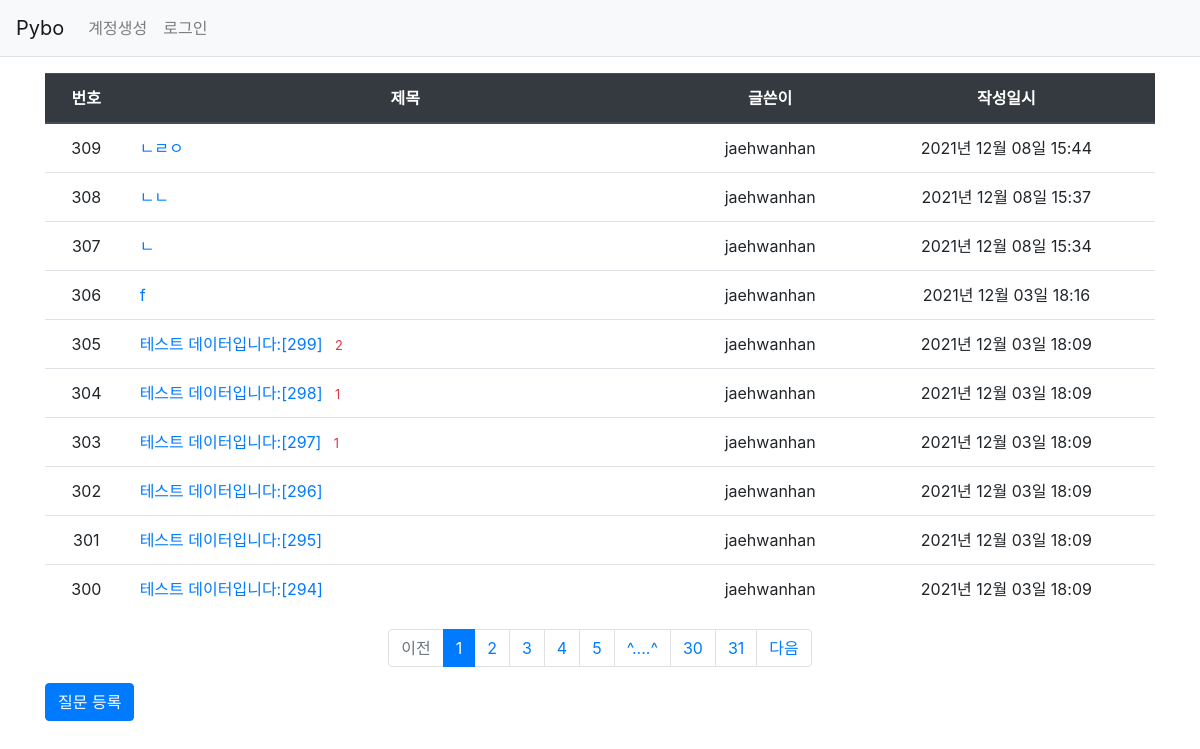
Page /question/list/ on the committed database.
### pybo/models.py (models this page shows)
class Question(db.Model):
    id = db.Column(db.Integer, primary_key=True)
    subject = db.Column(db.String(200), nullable=True)
    content = db.Column(db.Text(), nullable=True)
    create_date = db.Column(db.DateTime(), nullable=True)
    user_id = db.Column(db.Integer, db.ForeignKey('user.id', ondelete='CASCADE'), nullable=False,
                        server_default = '1')
    user = db.relationship('User', backref=db.backref('question_set'))

class User(db.Model):
    id = db.Column(db.Integer, primary_key=True)
    username = db.Column(db.String(150), unique=True, nullable=False)
    password = db.Column(db.String(200), nullable=False)
    email = db.Column(db.String(120), unique=True, nullable=False)

### pybo/views/question_views.py (the view)
@bp.route('/list/')
def _list():
    page = request.args.get('page', type=int, default=1)
    question_list = Question.query.order_by(Question.create_date.desc())
    question_list = question_list.paginate(page, per_page=10)
    return render_template('question/question_list.html', question_list=question_list)

### pybo/filter.py (called while the page is built)
def format_datetime(value, fmt='%Y년 %m월 %d일 %H:%M'):
    return value.strftime(fmt)

### pybo/views/auth_views.py (called while the page is built)
@bp.before_app_request
def load_logged_in_user():
    user_id = session.get('user_id')
    if user_id is None:
        g.user = None
    else:
        g.user = User.query.get(user_id)

### pybo/templates/question/question_list.html
{% extends 'base.html' %}
{% block content %}
<div class="container my-3">
    <table class="table">
        <thead>
        <tr class="text-center thead-dark">
            <th>번호</th>
            <th style="width:50%">제목</th>
            <th>글쓴이</th>
            <th>작성일시</th>
        </tr>
        </thead>
        <tbody>
        {% if question_list %}
        {% for question in question_list.items %}
        <tr class="text-center">
            <td>{{ question_list.total - ((question_list.page -1) * question_list.per_page) - loop.index +1 }}</td>
            <td class="text-left">
                <a href="{{ url_for('question.detail', question_id=question.id) }}">{{ question.subject }}</a>
                {% if question.answer_set | length > 0 %}
                <span class="text-danger small ml-2">{{ question.answer_set | length }}</span>
                {% endif %}
            </td>
            <td>{{ question.user.username }}</td>
            <td>{{ question.create_date | datetime }}</td>
        </tr>
        {% endfor %}
        {% else %}
        <tr>
            <td colspan="3">질문이 없습니다.</td>
        </tr>
        {% endif %}
        </tbody>
    </table>
    <ul class="pagination justify-content-center">
        {% if question_list.has_prev %}
        <li class="page-item">
            <a class="page-link" href="?page={{ question_list.prev_num }}">이전</a>
        </li>
        {% else %}
        <li class="page-item disabled">
            <a class="page-link" tabindex="-1" aria-disabled="true" href="#">이전</a>
        </li>
        {% endif %}
        {% for page_num in question_list.iter_pages() %}
            {% if page_num %}
                {% if page_num != question_list.page %}
                <li class="page-item">
                    <a class="page-link" href="?page={{ page_num }}">{{ page_num }}</a>
                </li>
                {% else %}
                <li class="page-item active" aria-current="page">
                    <a class="page-link" href="#">{{ page_num }}</a>
                </li>
                {% endif %}
            {% else %}
                <li class="disabled">
                    <a class="page-link" href="#">^....^</a>
                </li>
            {% endif %}
        {% endfor %}
        {% if question_list.has_next %}
        <li class="page-item">
            <a class="page-link" href="?page={{ question_list.next_num }}">다음</a>
        </li>
        {% else %}
        <li class="page-item disabled">
            <a class="page-link" tabindex="-1" aria-disabled="true" href="#"></a>
        </li>
        {% endif %}
    </ul>
    <a href="{{ url_for('question.create_a') }}" class="btn btn-primary">질문 등록</a>
</div>
{% endblock %}

### pybo/templates/base.html (shortened to what this page needs)
<!DOCTYPE html>
<html lang="en">
<head>
    <link rel="stylesheet" href="{{ url_for('static', filename='bootstrap.min.css') }}">
    <link rel="stylesheet" href="{{ url_for('static', filename='mystyle.css') }}">
</head>
<body>
{% include "navbar.html" %}
{% block content %}
{% endblock %}
</body>
</html>

### pybo/templates/navbar.html (shortened to what this page needs)
<nav class="navbar navbar-expand-lg navbar-light bg-light border-bottom">
    <a CLASS="navbar-brand" href="{{ url_for('main.index') }}">Pybo</a>
    <div class="collapse navbar-collapse flex-grow-0" id="navbarNav">
        {% if g.user %}
        <ul class="navbar-nav">
            <li class="nav-item">
                <a class="nav-link" href="{{ url_for('auth.logout') }}">{{ g.user.username }} 로그아웃</a>
            </li>
        </ul>
        {% else %}
        <ul class="navbar-nav">
            <li class="nav-item">
                <a class="nav-link" href="{{ url_for('auth.signup')}}">계정생성</a>
            </li>
            <li class="nav-item">
                <a class="nav-link" href="{{ url_for('auth.login')}}">로그인</a>
            </li>
        </ul>
        {% endif %}
    </div>
</nav>

### rows in the picture
Question: id "309", subject "ㄴㄹㅇ", user.username "jaehwanhan", create_date "2021년 12월 08일 15:44"
Question: id "308", subject "ㄴㄴ", user.username "jaehwanhan", create_date "2021년 12월 08일 15:37"
Question: id "307", subject "ㄴ", user.username "jaehwanhan", create_date "2021년 12월 08일 15:34"
Question: id "306", subject "f", user.username "jaehwanhan", create_date "2021년 12월 03일 18:16"
Question: id "305", subject "테스트 데이터입니다:[299]", answer_set|length "2", user.username "jaehwanhan", create_date "2021년 12월 03일 18:09"
Question: id "304", subject "테스트 데이터입니다:[298]", answer_set|length "1", user.username "jaehwanhan", create_date "2021년 12월 03일 18:09"
Question: id "303", subject "테스트 데이터입니다:[297]", answer_set|length "1", user.username "jaehwanhan", create_date "2021년 12월 03일 18:09"
Question: id "302", subject "테스트 데이터입니다:[296]", user.username "jaehwanhan", create_date "2021년 12월 03일 18:09"
Question: id "301", subject "테스트 데이터입니다:[295]", user.username "jaehwanhan", create_date "2021년 12월 03일 18:09"
Question: id "300", subject "테스트 데이터입니다:[294]", user.username "jaehwanhan", create_date "2021년 12월 03일 18:09"

### other values in the picture
{{ page_num }} "1"
{{ page_num }} "2" "3" "4" "5" "30" "31"
